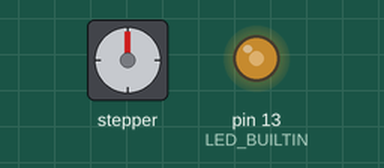
This sketch was run on a simulated Arduino Uno, built with avr-gcc and run on an emulated ATmega328P. Shown: stepper motor, output pins drawn as LEDs (lit = HIGH). Wiring (inferred from the names in the program): stepper motor driver (200 steps per turn assumed): step pin 6; direction pin 7; enable pin 8. Pins used as bus, display or sensor lines are not drawn.

Above: at 0.15 s.
At 8.25 s:
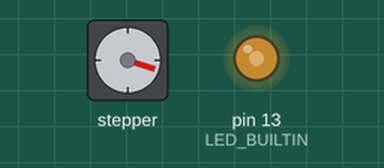
At 16.66 s:
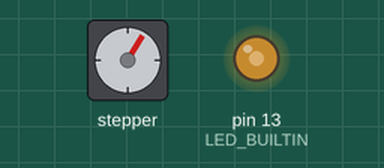
At 39.48 s:
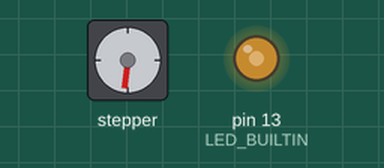
Timing chart, 0 to 40.0 s (numbered marks = the images above):
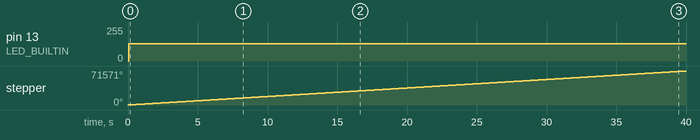

The sketch:

stepper_test.ino
```cpp
#define PUL_PIN 6
#define DIR_PIN 7
#define ENA_PIN 8

#define positive 0
#define negative 1
#define disabled 1
#define enabled 0

// definiting variables
bool stepState = false;
bool ledState = negative;
bool dirState = negative;

// define bit constants
int BIT0 = 0x0001;
int BIT1 = 0x0002;
int BIT2 = 0x0004;
int BIT3 = 0x0008;

/*
Calculations (for 500ms):
  System clock 16 Mhz and Prescalar 1024;
  Timer 1 speed = 16Mhz/1024 = 15.625 Khz
  Pulse time = 1/15.625 Khz =  64us
  Count up to = 500ms / 64us = 31250 (so this is the value the OCR register should have)


  System clock 16 Mhz and Prescalar 256;
  Timer 1 speed = 16Mhz/256 = 62.5 Khz
  Pulse time = 1/62.5 Khz =  16us
  Count up to = 10ms / 16us = 625 (so this is the value the OCR register should have)


  System clock 16 Mhz and Prescalar 8;
  Timer 1 speed = 16Mhz/8 = 2 Mhz
  Pulse time = 1/2 Mhz =  0.5us
  Count up to = 0.5ms / 0.5us = 1000 (so this is the value the OCR register should have)
  This means 1 step every 1 ms
*/

void setup() {
  // put your setup code here, to run once:
  pinMode(LED_BUILTIN, OUTPUT);
  pinMode(PUL_PIN, OUTPUT);
  pinMode(DIR_PIN, OUTPUT);
  pinMode(ENA_PIN, OUTPUT);

  digitalWrite(ENA_PIN, enabled);

  cli();  // interrupt disable

  // timer 1 (interrupt each 500ms)
  TCCR1A = 0;
  TCCR1B = 0;

  // TCCR1B |= BIT2 + BIT0; // clock pre-scaler 1024

  // TCCR1B |= BIT2; // clock pre-scaler 256

  TCCR1B |= BIT1; // clock pre-scaler 8

  TIMSK1 |= BIT1; // compare select on OCR1A

  OCR1A = 1000;  // compare value for compare

  sei();  // interrupt enable
}

void loop() {
  // put your main code here, to run repeatedly:

}

ISR(TIMER1_COMPA_vect){
  TCNT1 = 0; // reset timer to 0
  stepState = !stepState; // swap the step state
  ledState = !ledState;
  digitalWrite(DIR_PIN, dirState);
  digitalWrite(PUL_PIN, stepState);
  digitalWrite(LED_BUILTIN, ledState);
}
```

Measured:
- by itself, pin 13 (LED_BUILTIN): 0/255 → 128/255 at 0.04 s
- by itself, stepper: keeps turning clockwise at about 1789°/s
